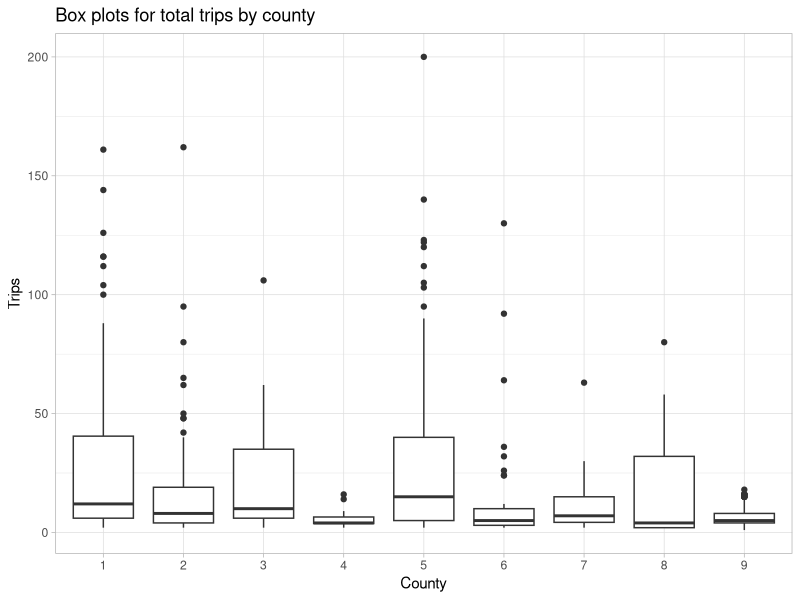
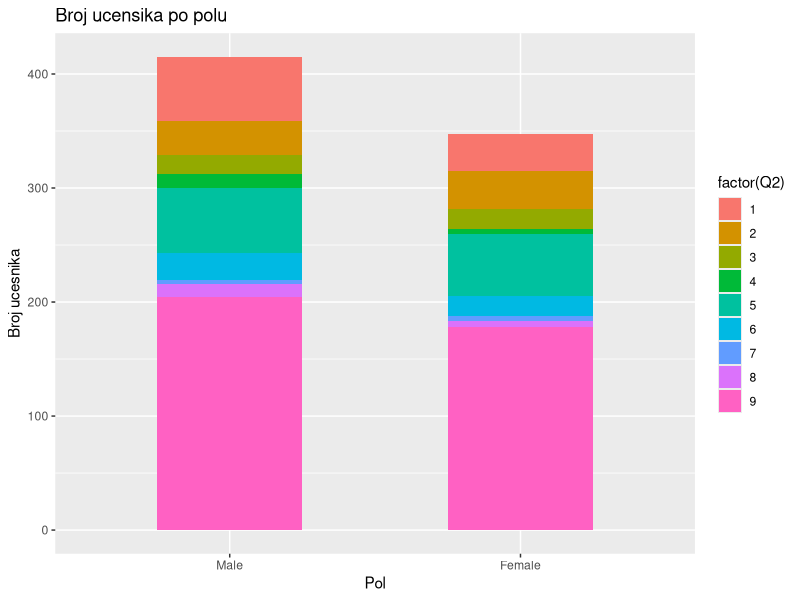
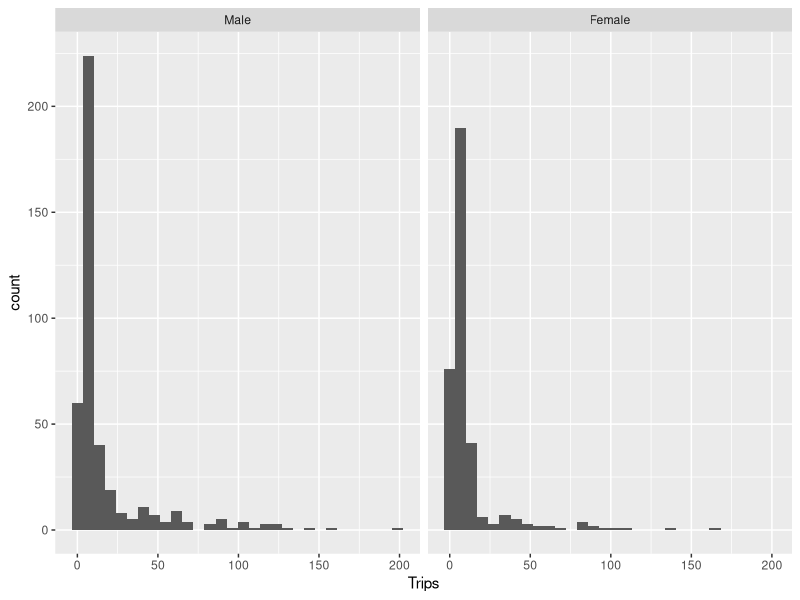
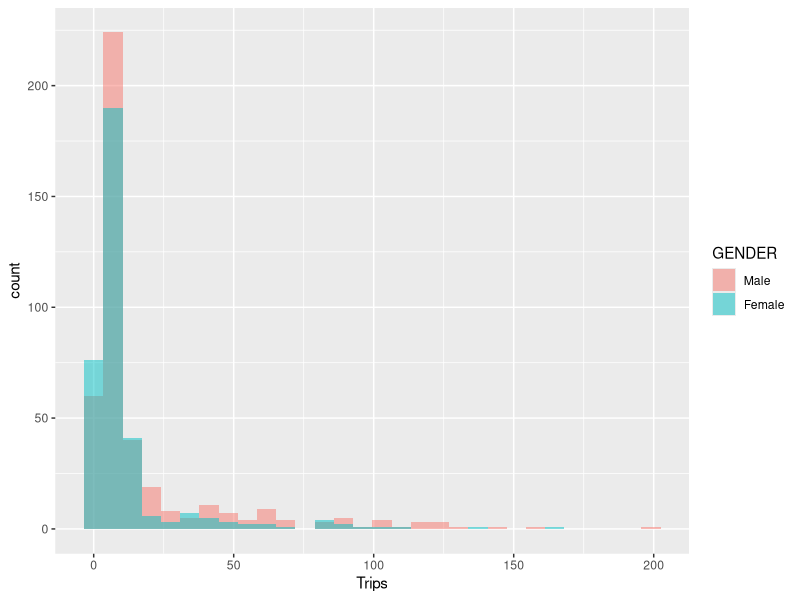

Recreate these plots in R, in order.
# z1.5.1
library(dplyr)
library(ggplot2)
library(readxl)

setwd("/home/stefan/master-II/rsvpuii/racunske/podaci")

put <- read_excel('./TDS_2015_Data-WEBPAGE.xlsx', sheet="Data")

head(put)
str(put)

# z1.5.2
put %>%
  nrow()

put %>%
  filter(Q2==9) %>%
  count()

# z1.5.3
put %>%
  filter(Q2 == 8) %>%
  filter(Trips >= 15) %>%
  nrow()

# z1.5.4
put2 <- put %>%
  select(-7:-144) %>%
  ncol()
put2

# z1.5.5
put %>%
  filter(Q3 == 1) %>%
  arrange(Trips)

# z1.5.7
put <- put %>% mutate(LANG_CAT = factor(ifelse(LANG == 1, "English", "Non-English")))

put %>%
  group_by(LANG_CAT) %>%
  count()

# z1.5.8
put <- put %>%
  mutate(GENDER=recode_factor(Q31, "Male", "Female", "Uncertain"))
put$GENDER

# z1.5.9
put %>%
  ggplot() +
  geom_boxplot(mapping=aes(x=factor(Q2), y=Trips)) +
  labs(title="Box plots for total trips by county", x="County", y="Trips") +
  theme_light()

# z1.5.10
put %>%
  ggplot() +
  geom_bar(mapping = aes(x=GENDER, fill=factor(Q2)), width=0.5) +
  labs(title="Broj ucensika po polu", x="Pol", y="Broj ucesnika")

# z1.5.11

# z1.5.12

# z1.5.13
put %>%
  ggplot() +
  geom_histogram(mapping=aes(x = Trips)) +
  facet_wrap(vars(GENDER))

put %>%
  ggplot() +
  geom_histogram(mapping=aes(x = Trips, fill=GENDER), position="identity", alpha=0.5)


